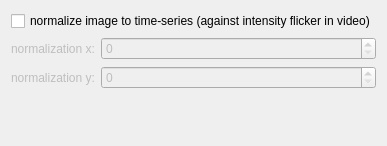
      <widget class="QWidget" name="tabNormalize">
       <attribute name="title">
        <string>Normalization</string>
       </attribute>
       <layout class="QFormLayout" name="formLayout_2">
        <item row="1" column="0">
         <widget class="QLabel" name="label_7">
          <property name="enabled">
           <bool>false</bool>
          </property>
          <property name="text">
           <string>normalization x:</string>
          </property>
         </widget>
        </item>
        <item row="1" column="1">
         <widget class="QSpinBox" name="spinNormalizeX">
          <property name="enabled">
           <bool>false</bool>
          </property>
          <property name="maximum">
           <number>100000</number>
          </property>
         </widget>
        </item>
        <item row="2" column="0">
         <widget class="QLabel" name="label_8">
          <property name="enabled">
           <bool>false</bool>
          </property>
          <property name="text">
           <string>normalization y:</string>
          </property>
         </widget>
        </item>
        <item row="2" column="1">
         <widget class="QSpinBox" name="spinNormalizeY">
          <property name="enabled">
           <bool>false</bool>
          </property>
          <property name="maximum">
           <number>100000</number>
          </property>
         </widget>
        </item>
        <item row="0" column="0" colspan="2">
         <widget class="QCheckBox" name="chkNormalize">
          <property name="text">
           <string>normalize image to time-series (against intensity flicker in video)</string>
          </property>
         </widget>
        </item>
        <item row="3" column="1">
         <spacer name="verticalSpacer_7">
          <property name="orientation">
           <enum>Qt::Orientation::Vertical</enum>
          </property>
          <property name="sizeHint" stdset="0">
           <size>
            <width>20</width>
            <height>40</height>
           </size>
          </property>
         </spacer>
        </item>
       </layout>
      </widget>
